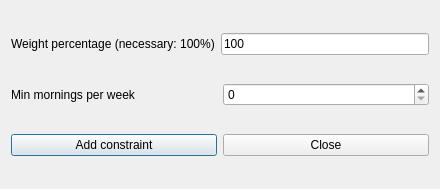
<?xml version="1.0" encoding="UTF-8"?>
<ui version="4.0">
 <class>AddConstraintTeachersMinMorningsPerWeekForm_template</class>
 <widget class="QDialog" name="AddConstraintTeachersMinMorningsPerWeekForm_template">
  <property name="geometry">
   <rect>
    <x>0</x>
    <y>0</y>
    <width>440</width>
    <height>189</height>
   </rect>
  </property>
  <property name="windowTitle">
   <string extracomment="This is the title of the dialog to add a new constraint of this type">Add teachers min mornings per week</string>
  </property>
  <layout class="QGridLayout" name="gridLayout">
   <item row="0" column="0">
    <layout class="QHBoxLayout" name="horizontalLayout">
     <item>
      <widget class="QLabel" name="weightTextLabel">
       <property name="frameShape">
        <enum>QFrame::NoFrame</enum>
       </property>
       <property name="frameShadow">
        <enum>QFrame::Plain</enum>
       </property>
       <property name="text">
        <string>Weight percentage (necessary: 100%)</string>
       </property>
       <property name="wordWrap">
        <bool>false</bool>
       </property>
      </widget>
     </item>
     <item>
      <widget class="QLineEdit" name="weightLineEdit">
       <property name="text">
        <string notr="true">100</string>
       </property>
      </widget>
     </item>
    </layout>
   </item>
   <item row="1" column="0">
    <layout class="QHBoxLayout" name="horizontalLayout_2">
     <item>
      <widget class="QLabel" name="minMorningsTextLabel">
       <property name="frameShape">
        <enum>QFrame::NoFrame</enum>
       </property>
       <property name="frameShadow">
        <enum>QFrame::Plain</enum>
       </property>
       <property name="text">
        <string>Min mornings per week</string>
       </property>
       <property name="wordWrap">
        <bool>false</bool>
       </property>
      </widget>
     </item>
     <item>
      <widget class="QSpinBox" name="minMorningsSpinBox"/>
     </item>
    </layout>
   </item>
   <item row="2" column="0">
    <layout class="QHBoxLayout" name="horizontalLayout_3">
     <item>
      <widget class="QPushButton" name="addConstraintPushButton">
       <property name="text">
        <string>Add constraint</string>
       </property>
      </widget>
     </item>
     <item>
      <widget class="QPushButton" name="closePushButton">
       <property name="text">
        <string>Close</string>
       </property>
      </widget>
     </item>
    </layout>
   </item>
  </layout>
 </widget>
 <layoutdefault spacing="6" margin="11"/>
 <resources/>
 <connections/>
</ui>
